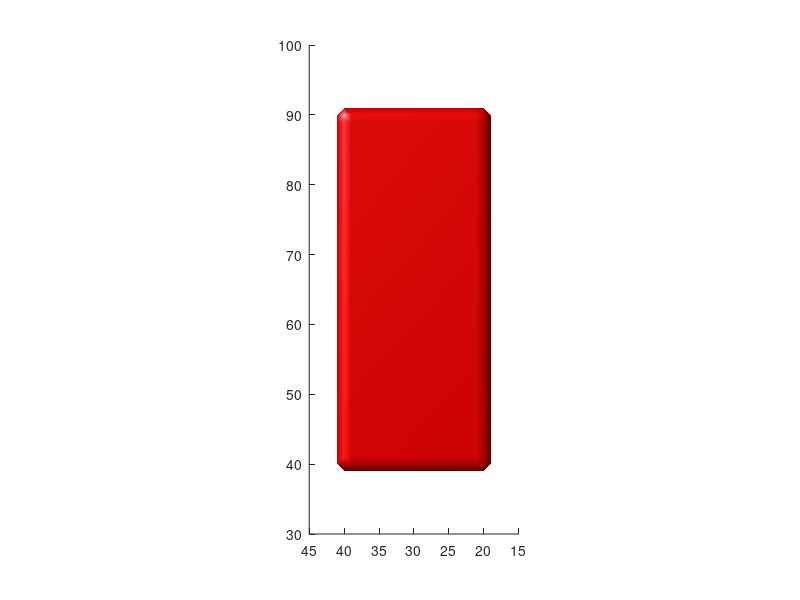

Here is the MATLAB script that generated this plot:
%Generate a cubic and display it in isosurface format
volumeX = 64;
volumeY = 128;
volumeZ = 64;
volume = ones(volumeX,volumeY,volumeZ);
for x=20:40
    for y=40:90
        for z=20:40
            volume(x,y,z)=0;
        end
    end
end

[xMesh yMesh zMesh] = meshgrid(1:volumeY,1:volumeX,1:volumeZ);
pt = patch(isosurface(xMesh, yMesh, zMesh, volume, 0.99));
%isonormals(xMesh, yMesh, zMesh, volume, pt);
set(pt,'FaceColor','red','EdgeColor','none');
daspect([1 1 1]);
camlight;
lighting gouraud;

view(-90,90);